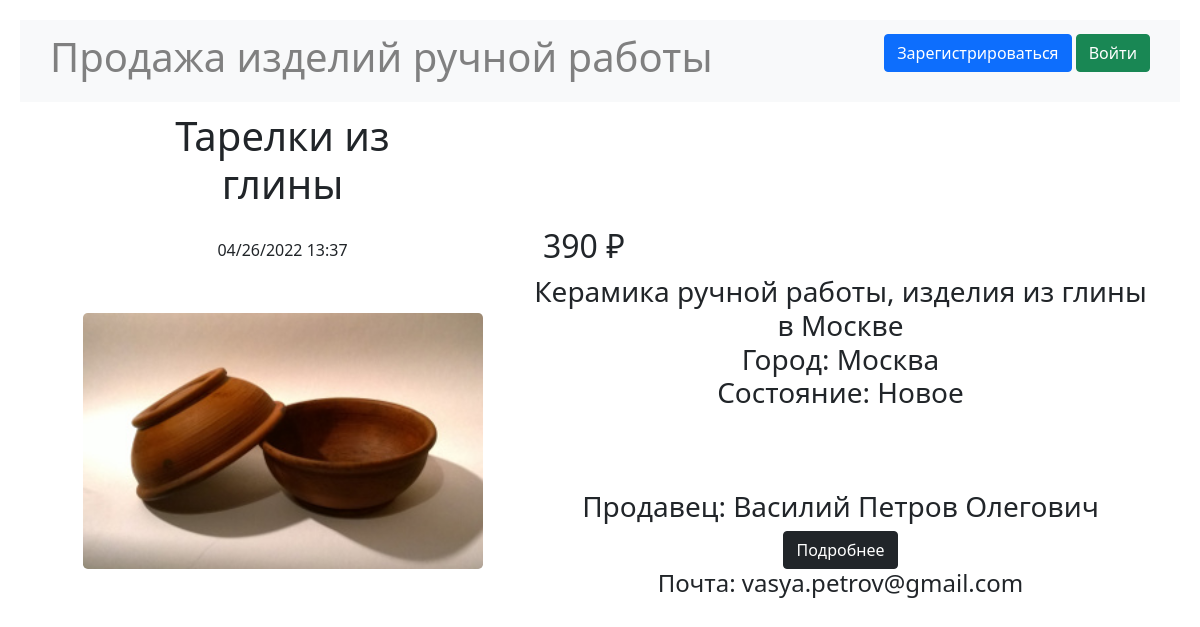
The app's page /ad/details/3, older data.
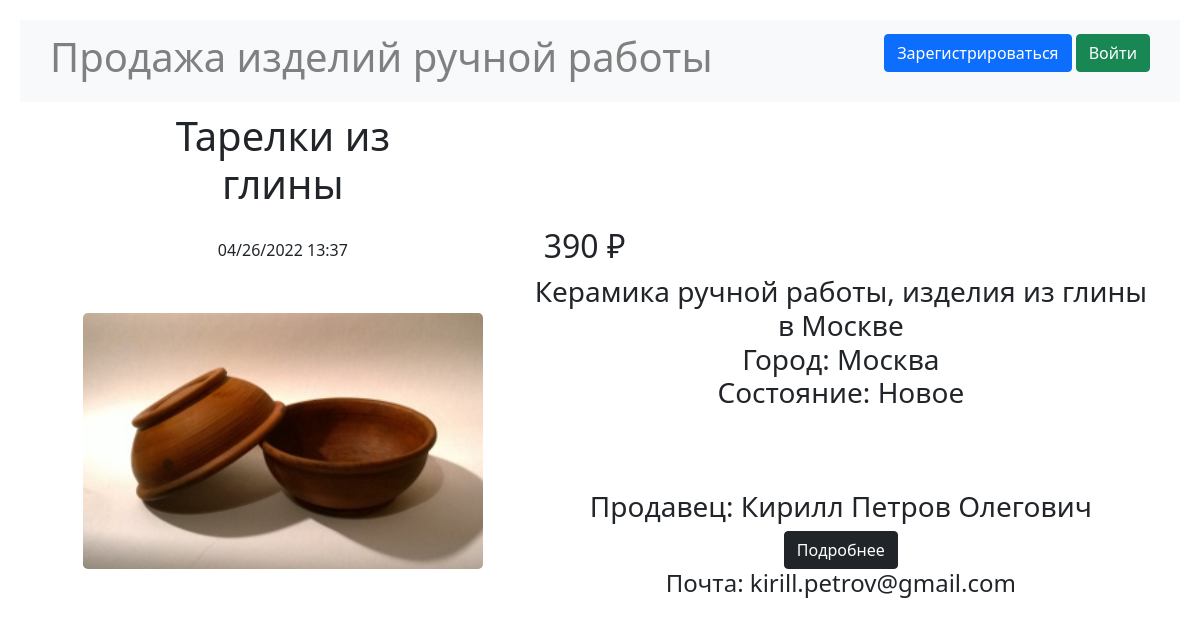
The same page, newer data.
### data/users.py (models this page shows, shortened)
class User(SqlAlchemyBase, UserMixin, SerializerMixin):
    __tablename__ = 'users'
    id = sqlalchemy.Column(sqlalchemy.Integer,
                           primary_key=True, autoincrement=True)
    name = sqlalchemy.Column(sqlalchemy.String, nullable=True)
    surname = sqlalchemy.Column(sqlalchemy.String, nullable=True)
    patronymic = sqlalchemy.Column(sqlalchemy.String, nullable=True)
    city = sqlalchemy.Column(sqlalchemy.String, nullable=True)
    age = sqlalchemy.Column(sqlalchemy.Integer, nullable=True)
    email = sqlalchemy.Column(sqlalchemy.String,
                              index=True, unique=True, nullable=True)
    about = sqlalchemy.Column(sqlalchemy.String, nullable=True)
    hashed_password = sqlalchemy.Column(sqlalchemy.String, nullable=True)
    created_date = sqlalchemy.Column(sqlalchemy.DateTime,
                                     default=datetime.datetime.now)
    ads = orm.relation("Ad", back_populates='user')

### main.py (the view)
@app.route("/ad/details/<int:ad_id>")
def ad_details(ad_id):
    db_sess = db_session.create_session()
    ad = db_sess.query(Ad).filter(Ad.id == ad_id).first()
    return render_template("ad_details.html", ad=ad,
                           title=f"Обзор товара")

### data/db_session.py (called while the page is built)
def create_session() -> Session:
    global __factory
    return __factory()

### functions.py (called while the page is built)
def get_utc(city_to_find):
    with open('db/cities_utc.csv', encoding="utf8") as csvfile:
        reader = csv.reader(csvfile, delimiter=';', quotechar='"')
        for city, utc in reader:
            if city == city_to_find and city != "Город":
                return int(utc)
    return 0

### main.py (called while the page is built)
@app.template_filter('change_time')
def change_time(time, city):
    return time + datetime.timedelta(hours=get_utc(city))

### templates/ad_details.html (shortened to what this page needs)
{% extends "base.html" %}
{% block content %}
{% set i, item = ad.id, ad %}
<table>
    <tr>
        <td align="center" style="padding: 10px 80px;" ><h1>{{ ad.title }}</h1></td>
    </tr>
    <tr>
        <td align="center">
            {{ (ad.created_date |
            change_time(current_user.city)).strftime("%m/%d/%Y %H:%M") }}
        </td>
        <td align="left" style="padding-left: 20px;"><h2>{{ad.price}} ₽</h2>
        </td>
    </tr>
    <tr>
        <td align="center">
            <a data-bs-toggle="modal" data-bs-target="#Modal{{ad.id}}">
                <img class="add_img rounded-3" alt="Изображение товара"
                     src="/static/img/{{ad.filename}}" width="400">
            </a>
        </td>
        <td align="center">
            <div><h3>{{ ad.content }}<br>
                Город: {{ ad.user.city }}<br>
                Состояние: {{ ad.condition }}</h3></div>
            <div align="bottom" style="margin-top: 80px">
                <h3>Продавец: {{ ad.user.name }} {{ ad.user.surname }}
                    {{ ad.user.patronymic }} </h3>
                <div align="center"><a href="/user/{{ad.user.id}}/active">
                    <button type="button" class="btn btn-dark">Подробнее
                    </button>
                </a></div>
                <h4>Почта: {{ad.user.email}}</h4>
            </div>
        </td>
    </tr>
</table>
{% endblock %}

Row changes from the older to the newer data that the page shows:
changed User "Москва": user.name "Василий" → "Кирилл"; user.email "vasya.petrov@gmail.com" → "kirill.petrov@gmail.com"
